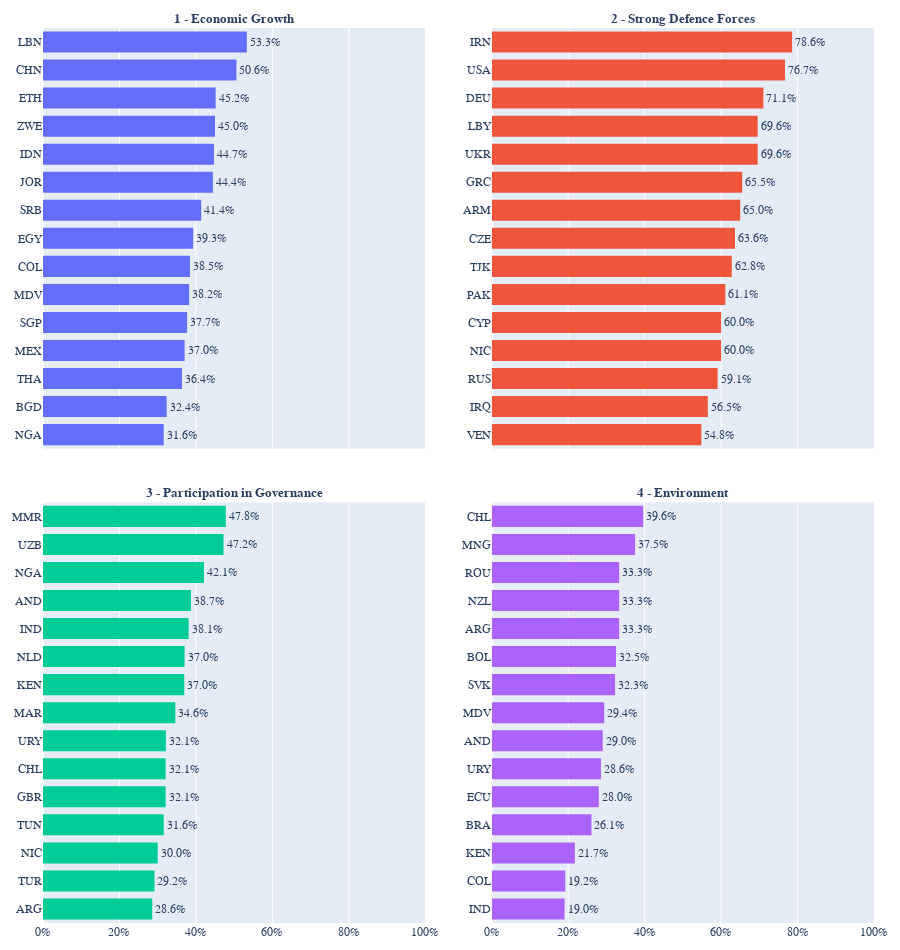

This figure's notebook cell:
### Code cell
import pandas as pd
import numpy as np
import plotly.graph_objects as go
from plotly.subplots import make_subplots

# --- Load & prep ---
df = pd.read_csv("../q152_q153_pipeline/predictions/q152_predictions_filtered.csv")
labels = ['Q152_1','Q152_2','Q152_3','Q152_4']

# Human-readable titles
label_map = {
    'Q152_1': '1 - Economic Growth',
    'Q152_2': '2 - Strong Defence Forces',
    'Q152_3': '3 - Participation in Governance',
    'Q152_4': '4 - Environment'
}
subplot_titles = [label_map[x] for x in labels]

d = df[df['predicted_combined_label'].isin(labels)]

g = (d.groupby(['B_COUNTRY_ALPHA','predicted_combined_label'])
       .size().reset_index(name='n'))
tot = g.groupby('B_COUNTRY_ALPHA', as_index=False)['n'].sum().rename(columns={'n':'tot'})
g = g.merge(tot, on='B_COUNTRY_ALPHA')
g['prop'] = g['n'] / g['tot']

# pick top-K per label by proportion
K = 15
tops = {lab: (g[g['predicted_combined_label']==lab]
                .sort_values('prop', ascending=False)
                .head(K).copy())
        for lab in labels}

# --- Figure (2x2 facets) ---
fig = make_subplots(rows=2, cols=2, shared_xaxes=True,
                    horizontal_spacing=0.08, vertical_spacing=0.06,
                    subplot_titles=subplot_titles)

# Use a bold-capable family; browser will fall back if the exact face is missing
bold_times = "Times New Roman Bold, Times New Roman, Times, serif"

pos = {0:(1,1), 1:(1,2), 2:(2,1), 3:(2,2)}
for idx, lab in enumerate(labels):
    r, c = pos[idx]
    df_lab = tops[lab].sort_values('prop', ascending=False)  # highest first
    y_order = df_lab['B_COUNTRY_ALPHA'].tolist()

    fig.add_trace(
        go.Bar(
            x=df_lab['prop'],
            y=df_lab['B_COUNTRY_ALPHA'],
            orientation='h',
            text=(df_lab['prop']*100).round(1).astype(str) + '%',
            textposition='outside',
            textfont=dict(family=bold_times, size=12),   # bar labels bold
            marker_line_width=0,
            showlegend=False,
            hovertemplate=('Response: ' + label_map[lab] +
                           '<br>Country: %{y}<br>Share: %{x:.2%}<extra></extra>')
        ),
        row=r, col=c
    )

    fig.update_yaxes(categoryorder='array', categoryarray=y_order,
                     autorange='reversed',
                     tickfont=dict(family=bold_times, size=12),  # y ticks bold
                     title=None, row=r, col=c)
    fig.update_xaxes(range=[0,1], tickformat='.0%',
                     tickfont=dict(family=bold_times, size=12),  # x ticks bold
                     title=None, row=r, col=c)

# --- Styling: force bold everywhere possible ---
fig.update_layout(
    font=dict(family=bold_times, size=14),           # global font bold
    hoverlabel=dict(font_family=bold_times, font_size=12),
    title=None,
    showlegend=False,
    bargap=0.25,
    margin=dict(l=20, r=20, t=28, b=20),
    height=950
)

# Make facet titles bold explicitly (annotations)
for ann in fig.layout.annotations:
    ann.text = f"<b>{ann.text}</b>"                  # bold HTML for annotations
    ann.font.family = bold_times
    ann.font.size = 13

fig.show()

### Figure 1 — Plotly figure (JSON) as saved in the notebook; plotly's stock layout.template omitted (floating-point values rounded to 4 significant figures)
{"data": [{"hovertemplate": "Response: 1 - Economic Growth<br>Country: %{y}<br>Share: %{x:.2%}<extra></extra>", "marker": {"line": {"width": 0}}, "orientation": "h", "showlegend": false, "text": ["53.3%", "50.6%", "45.2%", "45.0%", "44.7%", "44.4%", "41.4%", "39.3%", "38.5%", "38.2%", "37.7%", "37.0%", "36.4%", "32.4%", "31.6%"], "textfont": {"family": "Times New Roman Bold, Times New Roman, Times, serif", "size": 12}, "textposition": "outside", "type": "bar", "x": [0.5333, 0.506, 0.4516, 0.45, 0.4474, 0.4444, 0.4138, 0.3929, 0.3846, 0.3824, 0.377, 0.3704, 0.3636, 0.3235, 0.3158], "xaxis": "x", "y": ["LBN", "CHN", "ETH", "ZWE", "IDN", "JOR", "SRB", "EGY", "COL", "MDV", "SGP", "MEX", "THA", "BGD", "NGA"], "yaxis": "y"}, {"hovertemplate": "Response: 2 - Strong Defence Forces<br>Country: %{y}<br>Share: %{x:.2%}<extra></extra>", "marker": {"line": {"width": 0}}, "orientation": "h", "showlegend": false, "text": ["78.6%", "76.7%", "71.1%", "69.6%", "69.6%", "65.5%", "65.0%", "63.6%", "62.8%", "61.1%", "60.0%", "60.0%", "59.1%", "56.5%", "54.8%"], "textfont": {"family": "Times New Roman Bold, Times New Roman, Times, serif", "size": 12}, "textposition": "outside", "type": "bar", "x": [0.7857, 0.7671, 0.7105, 0.6957, 0.6957, 0.6552, 0.65, 0.6364, 0.6279, 0.6111, 0.6, 0.6, 0.5909, 0.5652, 0.5484], "xaxis": "x2", "y": ["IRN", "USA", "DEU", "LBY", "UKR", "GRC", "ARM", "CZE", "TJK", "PAK", "CYP", "NIC", "RUS", "IRQ", "VEN"], "yaxis": "y2"}, {"hovertemplate": "Response: 3 - Participation in Governance<br>Country: %{y}<br>Share: %{x:.2%}<extra></extra>", "marker": {"line": {"width": 0}}, "orientation": "h", "showlegend": false, "text": ["47.8%", "47.2%", "42.1%", "38.7%", "38.1%", "37.0%", "37.0%", "34.6%", "32.1%", "32.1%", "32.1%", "31.6%", "30.0%", "29.2%", "28.6%"], "textfont": {"family": "Times New Roman Bold, Times New Roman, Times, serif", "size": 12}, "textposition": "outside", "type": "bar", "x": [0.4783, 0.4722, 0.4211, 0.3871, 0.381, 0.3704, 0.3696, 0.3462, 0.3214, 0.3208, 0.3208, 0.3158, 0.3, 0.2917, 0.2857], "xaxis": "x3", "y": ["MMR", "UZB", "NGA", "AND", "IND", "NLD", "KEN", "MAR", "URY", "CHL", "GBR", "TUN", "NIC", "TUR", "ARG"], "yaxis": "y3"}, {"hovertemplate": "Response: 4 - Environment<br>Country: %{y}<br>Share: %{x:.2%}<extra></extra>", "marker": {"line": {"width": 0}}, "orientation": "h", "showlegend": false, "text": ["39.6%", "37.5%", "33.3%", "33.3%", "33.3%", "32.5%", "32.3%", "29.4%", "29.0%", "28.6%", "28.0%", "26.1%", "21.7%", "19.2%", "19.0%"], "textfont": {"family": "Times New Roman Bold, Times New Roman, Times, serif", "size": 12}, "textposition": "outside", "type": "bar", "x": [0.3962, 0.375, 0.3333, 0.3333, 0.3333, 0.325, 0.3226, 0.2941, 0.2903, 0.2857, 0.28, 0.2609, 0.2174, 0.1923, 0.1905], "xaxis": "x4", "y": ["CHL", "MNG", "ROU", "NZL", "ARG", "BOL", "SVK", "MDV", "AND", "URY", "ECU", "BRA", "KEN", "COL", "IND"], "yaxis": "y4"}], "layout": {"annotations": [{"font": {"family": "Times New Roman Bold, Times New Roman, Times, serif", "size": 13}, "showarrow": false, "text": "<b>1 - Economic Growth</b>", "x": 0.23, "xanchor": "center", "xref": "paper", "y": 1, "yanchor": "bottom", "yref": "paper"}, {"font": {"family": "Times New Roman Bold, Times New Roman, Times, serif", "size": 13}, "showarrow": false, "text": "<b>2 - Strong Defence Forces</b>", "x": 0.77, "xanchor": "center", "xref": "paper", "y": 1, "yanchor": "bottom", "yref": "paper"}, {"font": {"family": "Times New Roman Bold, Times New Roman, Times, serif", "size": 13}, "showarrow": false, "text": "<b>3 - Participation in Governance</b>", "x": 0.23, "xanchor": "center", "xref": "paper", "y": 0.47, "yanchor": "bottom", "yref": "paper"}, {"font": {"family": "Times New Roman Bold, Times New Roman, Times, serif", "size": 13}, "showarrow": false, "text": "<b>4 - Environment</b>", "x": 0.77, "xanchor": "center", "xref": "paper", "y": 0.47, "yanchor": "bottom", "yref": "paper"}], "bargap": 0.25, "font": {"family": "Times New Roman Bold, Times New Roman, Times, serif", "size": 14}, "height": 950, "hoverlabel": {"font": {"family": "Times New Roman Bold, Times New Roman, Times, serif", "size": 12}}, "margin": {"b": 20, "l": 20, "r": 20, "t": 28}, "showlegend": false, "title": {}, "xaxis": {"anchor": "y", "domain": [0, 0.46], "matches": "x3", "range": [0, 1], "showticklabels": false, "tickfont": {"family": "Times New Roman Bold, Times New Roman, Times, serif", "size": 12}, "tickformat": ".0%", "title": {}}, "xaxis2": {"anchor": "y2", "domain": [0.54, 1], "matches": "x4", "range": [0, 1], "showticklabels": false, "tickfont": {"family": "Times New Roman Bold, Times New Roman, Times, serif", "size": 12}, "tickformat": ".0%", "title": {}}, "xaxis3": {"anchor": "y3", "domain": [0, 0.46], "range": [0, 1], "tickfont": {"family": "Times New Roman Bold, Times New Roman, Times, serif", "size": 12}, "tickformat": ".0%", "title": {}}, "xaxis4": {"anchor": "y4", "domain": [0.54, 1], "range": [0, 1], "tickfont": {"family": "Times New Roman Bold, Times New Roman, Times, serif", "size": 12}, "tickformat": ".0%", "title": {}}, "yaxis": {"anchor": "x", "autorange": "reversed", "categoryarray": ["LBN", "CHN", "ETH", "ZWE", "IDN", "JOR", "SRB", "EGY", "COL", "MDV", "SGP", "MEX", "THA", "BGD", "NGA"], "categoryorder": "array", "domain": [0.53, 1], "tickfont": {"family": "Times New Roman Bold, Times New Roman, Times, serif", "size": 12}, "title": {}}, "yaxis2": {"anchor": "x2", "autorange": "reversed", "categoryarray": ["IRN", "USA", "DEU", "LBY", "UKR", "GRC", "ARM", "CZE", "TJK", "PAK", "CYP", "NIC", "RUS", "IRQ", "VEN"], "categoryorder": "array", "domain": [0.53, 1], "tickfont": {"family": "Times New Roman Bold, Times New Roman, Times, serif", "size": 12}, "title": {}}, "yaxis3": {"anchor": "x3", "autorange": "reversed", "categoryarray": ["MMR", "UZB", "NGA", "AND", "IND", "NLD", "KEN", "MAR", "URY", "CHL", "GBR", "TUN", "NIC", "TUR", "ARG"], "categoryorder": "array", "domain": [0, 0.47], "tickfont": {"family": "Times New Roman Bold, Times New Roman, Times, serif", "size": 12}, "title": {}}, "yaxis4": {"anchor": "x4", "autorange": "reversed", "categoryarray": ["CHL", "MNG", "ROU", "NZL", "ARG", "BOL", "SVK", "MDV", "AND", "URY", "ECU", "BRA", "KEN", "COL", "IND"], "categoryorder": "array", "domain": [0, 0.47], "tickfont": {"family": "Times New Roman Bold, Times New Roman, Times, serif", "size": 12}, "title": {}}}}
